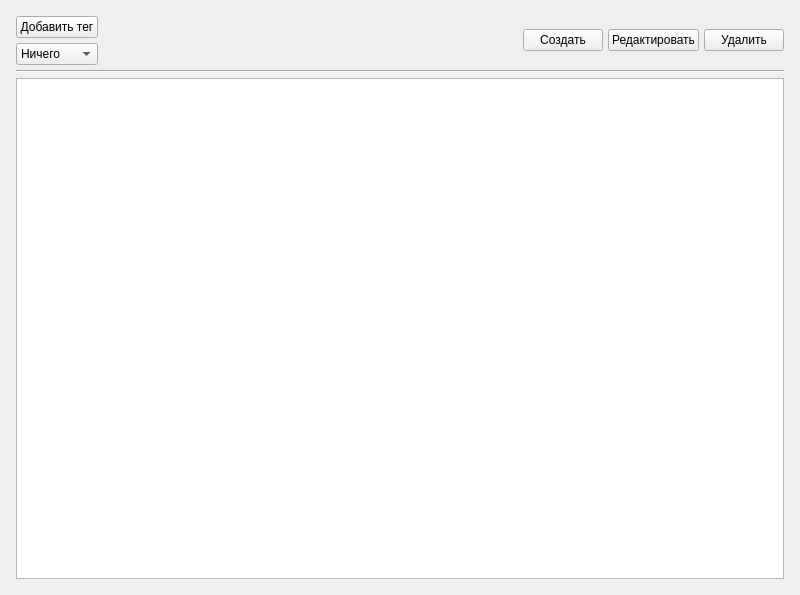
<?xml version="1.0" encoding="UTF-8"?>
<ui version="4.0">
 <class>MainWindow</class>
 <widget class="QMainWindow" name="MainWindow">
  <property name="geometry">
   <rect>
    <x>0</x>
    <y>0</y>
    <width>800</width>
    <height>595</height>
   </rect>
  </property>
  <property name="windowTitle">
   <string>MainWindow</string>
  </property>
  <widget class="QWidget" name="centralwidget">
   <property name="autoFillBackground">
    <bool>false</bool>
   </property>
   <layout class="QVBoxLayout" name="verticalLayout_2">
    <property name="spacing">
     <number>5</number>
    </property>
    <property name="leftMargin">
     <number>16</number>
    </property>
    <property name="topMargin">
     <number>16</number>
    </property>
    <property name="rightMargin">
     <number>16</number>
    </property>
    <property name="bottomMargin">
     <number>16</number>
    </property>
    <item>
     <layout class="QHBoxLayout" name="horizontalLayout_4">
      <item>
       <layout class="QVBoxLayout" name="verticalLayout">
        <item>
         <layout class="QHBoxLayout" name="horizontalLayout">
          <item>
           <widget class="QPushButton" name="addTagButton">
            <property name="text">
             <string>Добавить тег</string>
            </property>
           </widget>
          </item>
         </layout>
        </item>
        <item>
         <layout class="QHBoxLayout" name="horizontalLayout_3">
          <item>
           <widget class="QComboBox" name="tagComboBox">
            <item>
             <property name="text">
              <string>Ничего</string>
             </property>
            </item>
           </widget>
          </item>
         </layout>
        </item>
       </layout>
      </item>
      <item>
       <spacer name="horizontalSpacer">
        <property name="orientation">
         <enum>Qt::Horizontal</enum>
        </property>
        <property name="sizeHint" stdset="0">
         <size>
          <width>40</width>
          <height>20</height>
         </size>
        </property>
       </spacer>
      </item>
      <item>
       <layout class="QHBoxLayout" name="horizontalLayout_2">
        <property name="spacing">
         <number>5</number>
        </property>
        <item>
         <widget class="QPushButton" name="createButton">
          <property name="text">
           <string>Создать</string>
          </property>
         </widget>
        </item>
        <item>
         <widget class="QPushButton" name="editButton">
          <property name="text">
           <string>Редактировать</string>
          </property>
         </widget>
        </item>
        <item>
         <widget class="QPushButton" name="deleteButton">
          <property name="text">
           <string>Удалить</string>
          </property>
         </widget>
        </item>
       </layout>
      </item>
     </layout>
    </item>
    <item>
     <widget class="Line" name="line">
      <property name="orientation">
       <enum>Qt::Horizontal</enum>
      </property>
     </widget>
    </item>
    <item>
     <widget class="QListWidget" name="listNotes"/>
    </item>
   </layout>
  </widget>
 </widget>
 <resources/>
 <connections/>
</ui>
